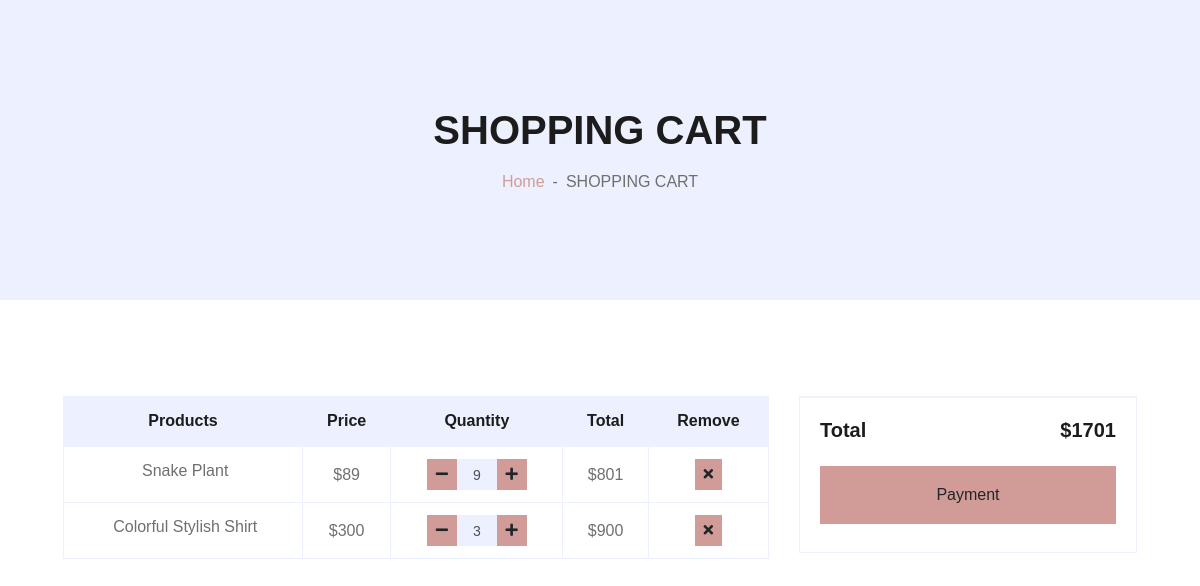
/order/Shopping (signed in), run on an earlier commit of the app's database.
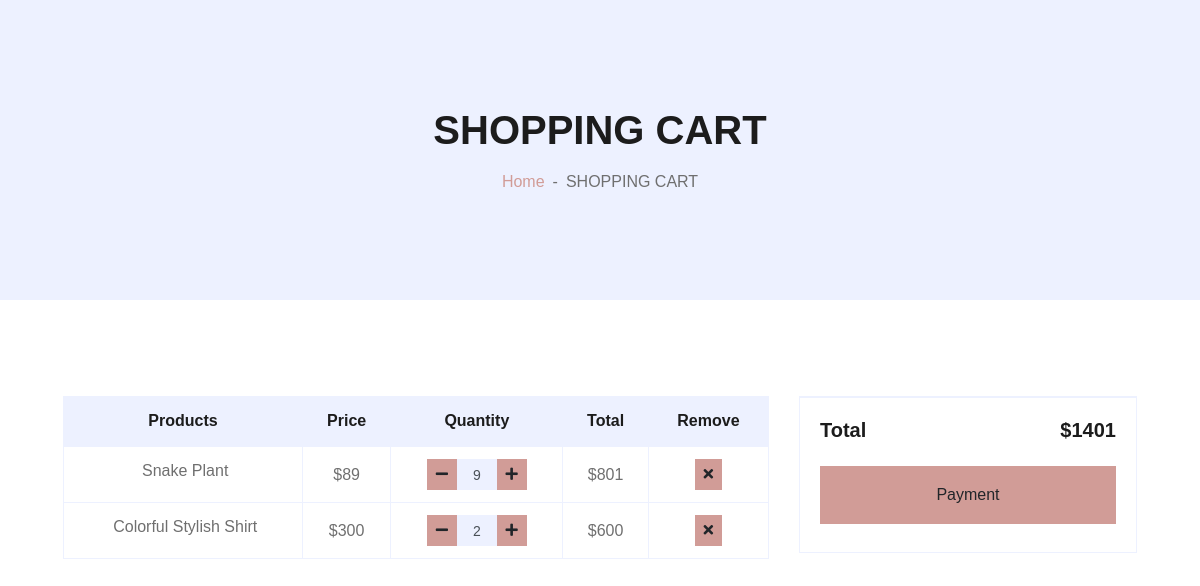
And on a later commit of the database.
### order/models.py (models this page shows, shortened)
class OrderDetail(models.Model):
    order = models.ForeignKey(Order, on_delete=models.CASCADE)
    product = models.ForeignKey(Information, on_delete=models.CASCADE)
    final_price = models.IntegerField(null=True, blank=True)
    count = models.IntegerField()
    def get_total_price(self):
        return self.count * self.product.price

### post_detail/models.py (models this page shows, shortened)
class Information(models.Model):
    image = CloudinaryField('image')
    name = models.CharField(max_length=100)
    star=models.IntegerField()
    pre_price = models.CharField(max_length=100,null=True)
    price=models.IntegerField(null=True)
    cat=models.ForeignKey(Category,on_delete=models.CASCADE,null=True)
    descriotions = models.CharField(max_length=100)
    slug = models.CharField(max_length=100)
    is_active = models.BooleanField(default=True,null=True)
    is_delete = models.BooleanField(null=True)

### order/views.py (the view)
# urls.py: path('Shopping', views.user_basket, name='Shopping_Cart'),
def user_basket(request: HttpRequest):
    current_order, created = Order.objects.prefetch_related('orderdetail_set').get_or_create(is_paid=False, user_id=request.user.id)
    total_amount = 0
    for order_detail in current_order.orderdetail_set.all():
        total_amount += order_detail.product.price * order_detail.count
    context = {
        'order': current_order,
        'sum': total_amount
    }
    return render(request, 'order/user_basket.html', context)

### order/templates/order/user_basket.html (shortened to what this page needs)
{% extends 'shared/_layout.html' %}
{% load render_partial %}
{% block sidebar %}
    <div class="container-fluid bg-secondary mb-5">
        <div class="d-flex flex-column align-items-center justify-content-center" style="min-height: 300px">
            <h1 class="font-weight-semi-bold text-uppercase mb-3">SHOPPING CART</h1>
            <div class="d-inline-flex">
                <p class="m-0"><a href="{% url 'home' %}">Home</a></p>
                <p class="m-0 px-2">-</p>
                <p class="m-0">SHOPPING CART</p>
            </div>
        </div>
    </div>
{% endblock %}
{% block content %}
    <div class="container-fluid pt-5" id="order-detail-content">
        {% if order.orderdetail_set.all %}
            <div class="row px-xl-5">
            <div class="col-lg-8 table-responsive mb-5">
                <table class="table table-bordered text-center mb-0">
                    <thead class="bg-secondary text-dark">
                        <tr>
                            <th>Products</th>
                            <th>Price</th>
                            <th>Quantity</th>
                            <th>Total</th>
                            <th>Remove</th>
                        </tr>
                    </thead>
                    <tbody class="align-middle">
                    {% for detail in order.orderdetail_set.all %}
                        <tr>
                            <td class="align-start"><img src="{{ detail.product.image.url }}" alt="" style="width: 50px;"> {{ detail.product.name }}</td>
                            <td class="align-middle">${{ detail.product.price }}</td>
                            <td class="align-middle">
                                <div class="input-group quantity mx-auto" style="width: 100px;">
                                    <div class="input-group-btn">
                                        <button class="btn btn-sm btn-primary btn-minus" onclick="changeOrderCount({{ detail.id }},'decrease')">
                                        <i class="fa fa-minus"></i>
                                        </button>
                                    </div>
                                    <input type="text" class="form-control form-control-sm bg-secondary text-center" value="{{ detail.count }}">
                                    <div class="input-group-btn">
                                        <button class="btn btn-sm btn-primary btn-plus" onclick="changeOrderCount({{ detail.id }},'increase')">
                                            <i class="fa fa-plus"></i>
                                        </button>
                                    </div>
                                </div>
                            </td>
                            <td class="align-middle">${{ detail.get_total_price }}</td>
                            <td class="align-middle"><button onclick="removeOrderDetail({{ detail.id }})" class="btn btn-sm btn-primary"><i class="fa fa-times"></i></button></td>
                        </tr>
                       {% endfor %}
                    </tbody>
                </table>
            </div>
            <div class="col-lg-4">
                <div class="card border-secondary mb-5">
                    <div class="card-footer border-secondary bg-transparent">
                        <div class="d-flex justify-content-between mt-2">
                            <h5 class="font-weight-bold">Total</h5>
                            <h5 class="font-weight-bold">${{ sum }}</h5>
                        </div>
                        <a href="{% url 'request_payment' %}"><button class="btn btn-block btn-primary my-3 py-3">Payment</button></a>
                    </div>
                </div>
            </div>
        </div>
        {% endif %}
    </div>
{% endblock %}

### templates/shared/_layout.html (shortened to what this page needs)
{% load render_partial %}
<!DOCTYPE html>
<html lang="en">
<head>
    {% include 'shared/header_references.html' %}
</head>
<body>
{% block sidebar %}
{% endblock %}
{% block content %}{% endblock %}
</body>
</html>

### templates/shared/header_references.html
    <link href="https://cdnjs.cloudflare.com/ajax/libs/font-awesome/5.10.0/css/all.css" rel="stylesheet">
    <link href="https://cdnjs.cloudflare.com/ajax/libs/OwlCarousel2/2.3.4/assets/owl.carousel.min.css" rel="stylesheet">
    <link href="/static/css/style.css" rel="stylesheet">

What changed in the data, as far as the page shows it:
changed OrderDetail "Colorful Stylish Shirt": count "3" → "2"; get_total_price "900" → "600"
Also different on the page:
{{ sum }}: "1701" → "1401"
